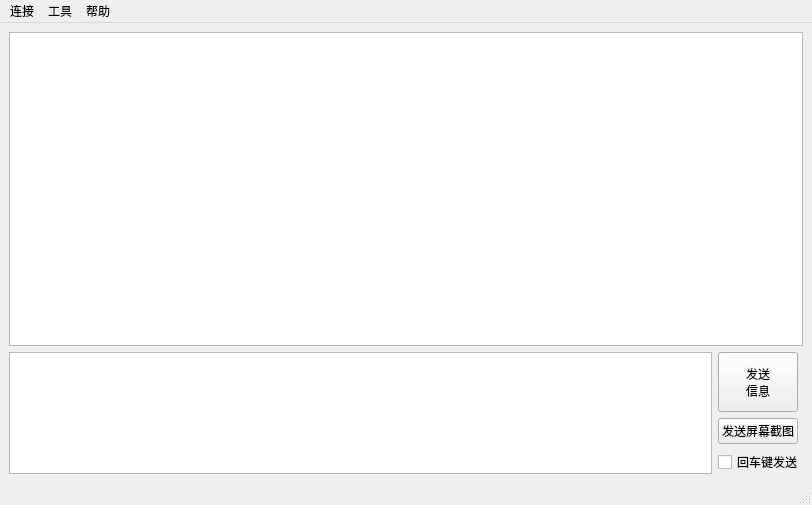
<?xml version="1.0" encoding="UTF-8"?>
<ui version="4.0">
 <class>MainWindow</class>
 <widget class="QMainWindow" name="MainWindow">
  <property name="geometry">
   <rect>
    <x>0</x>
    <y>0</y>
    <width>812</width>
    <height>505</height>
   </rect>
  </property>
  <property name="font">
   <font>
    <family>HarmonyOS Sans SC</family>
   </font>
  </property>
  <property name="windowTitle">
   <string>冰氏局域网去中心化聊天系统 - 客户端</string>
  </property>
  <property name="statusTip">
   <string/>
  </property>
  <property name="accessibleName">
   <string/>
  </property>
  <property name="accessibleDescription">
   <string/>
  </property>
  <widget class="QWidget" name="centralwidget">
   <layout class="QVBoxLayout" name="verticalLayout">
    <item>
     <layout class="QHBoxLayout" name="horizontalLayout">
      <item>
       <widget class="QTextBrowser" name="textBrowser">
        <property name="mouseTracking">
         <bool>true</bool>
        </property>
        <property name="readOnly">
         <bool>true</bool>
        </property>
        <property name="html">
         <string>&lt;!DOCTYPE HTML PUBLIC &quot;-//W3C//DTD HTML 4.0//EN&quot; &quot;http://www.w3.org/TR/REC-html40/strict.dtd&quot;&gt;
&lt;html&gt;&lt;head&gt;&lt;meta name=&quot;qrichtext&quot; content=&quot;1&quot; /&gt;&lt;style type=&quot;text/css&quot;&gt;
p, li { white-space: pre-wrap; }
&lt;/style&gt;&lt;/head&gt;&lt;body style=&quot; font-family:'HarmonyOS Sans SC'; font-size:9pt; font-weight:400; font-style:normal;&quot;&gt;
&lt;p style=&quot;-qt-paragraph-type:empty; margin-top:0px; margin-bottom:0px; margin-left:0px; margin-right:0px; -qt-block-indent:0; text-indent:0px;&quot;&gt;&lt;br /&gt;&lt;/p&gt;&lt;/body&gt;&lt;/html&gt;</string>
        </property>
        <property name="openExternalLinks">
         <bool>false</bool>
        </property>
        <property name="openLinks">
         <bool>false</bool>
        </property>
       </widget>
      </item>
     </layout>
    </item>
    <item>
     <layout class="QHBoxLayout" name="horizontalLayout_2">
      <item>
       <layout class="QVBoxLayout" name="verticalLayout_3">
        <item>
         <widget class="QTextEdit" name="sendText">
          <property name="sizePolicy">
           <sizepolicy hsizetype="Expanding" vsizetype="Minimum">
            <horstretch>0</horstretch>
            <verstretch>0</verstretch>
           </sizepolicy>
          </property>
          <property name="minimumSize">
           <size>
            <width>0</width>
            <height>80</height>
           </size>
          </property>
          <property name="font">
           <font>
            <family>HarmonyOS Sans SC</family>
            <pointsize>10</pointsize>
           </font>
          </property>
         </widget>
        </item>
       </layout>
      </item>
      <item>
       <layout class="QVBoxLayout" name="verticalLayout_5">
        <item>
         <widget class="QPushButton" name="sendButton">
          <property name="sizePolicy">
           <sizepolicy hsizetype="Fixed" vsizetype="Fixed">
            <horstretch>0</horstretch>
            <verstretch>0</verstretch>
           </sizepolicy>
          </property>
          <property name="minimumSize">
           <size>
            <width>80</width>
            <height>60</height>
           </size>
          </property>
          <property name="text">
           <string>发送
信息</string>
          </property>
         </widget>
        </item>
        <item>
         <widget class="QPushButton" name="screenshotButton">
          <property name="sizePolicy">
           <sizepolicy hsizetype="Fixed" vsizetype="Fixed">
            <horstretch>0</horstretch>
            <verstretch>0</verstretch>
           </sizepolicy>
          </property>
          <property name="minimumSize">
           <size>
            <width>80</width>
            <height>20</height>
           </size>
          </property>
          <property name="text">
           <string>发送屏幕截图</string>
          </property>
         </widget>
        </item>
        <item>
         <widget class="QCheckBox" name="returnSend">
          <property name="text">
           <string>回车键发送</string>
          </property>
         </widget>
        </item>
       </layout>
      </item>
     </layout>
    </item>
   </layout>
  </widget>
  <widget class="QMenuBar" name="menubar">
   <property name="geometry">
    <rect>
     <x>0</x>
     <y>0</y>
     <width>812</width>
     <height>22</height>
    </rect>
   </property>
   <widget class="QMenu" name="menu">
    <property name="title">
     <string>连接</string>
    </property>
    <addaction name="actionChannelConnect"/>
    <addaction name="separator"/>
    <addaction name="actionExit"/>
   </widget>
   <widget class="QMenu" name="menu_2">
    <property name="font">
     <font>
      <family>HarmonyOS Sans SC</family>
     </font>
    </property>
    <property name="title">
     <string>帮助</string>
    </property>
    <addaction name="actionAbout"/>
   </widget>
   <widget class="QMenu" name="menu_3">
    <property name="font">
     <font>
      <family>HarmonyOS Sans SC</family>
     </font>
    </property>
    <property name="title">
     <string>工具</string>
    </property>
    <addaction name="actionSetUserName"/>
    <addaction name="actionClearChat"/>
   </widget>
   <addaction name="menu"/>
   <addaction name="menu_3"/>
   <addaction name="menu_2"/>
  </widget>
  <widget class="QStatusBar" name="statusbar"/>
  <action name="actionChannelConnect">
   <property name="text">
    <string>连接至频道</string>
   </property>
   <property name="font">
    <font>
     <family>HarmonyOS Sans SC</family>
    </font>
   </property>
  </action>
  <action name="actionSetUserName">
   <property name="text">
    <string>修改昵称</string>
   </property>
  </action>
  <action name="actionAbout">
   <property name="text">
    <string>关于 冰氏聊天系统</string>
   </property>
   <property name="font">
    <font>
     <family>HarmonyOS Sans SC</family>
    </font>
   </property>
  </action>
  <action name="actionExit">
   <property name="text">
    <string>退出</string>
   </property>
   <property name="font">
    <font>
     <family>HarmonyOS Sans SC</family>
    </font>
   </property>
  </action>
  <action name="actionClearChat">
   <property name="text">
    <string>清除聊天记录</string>
   </property>
  </action>
 </widget>
 <resources/>
 <connections/>
</ui>
